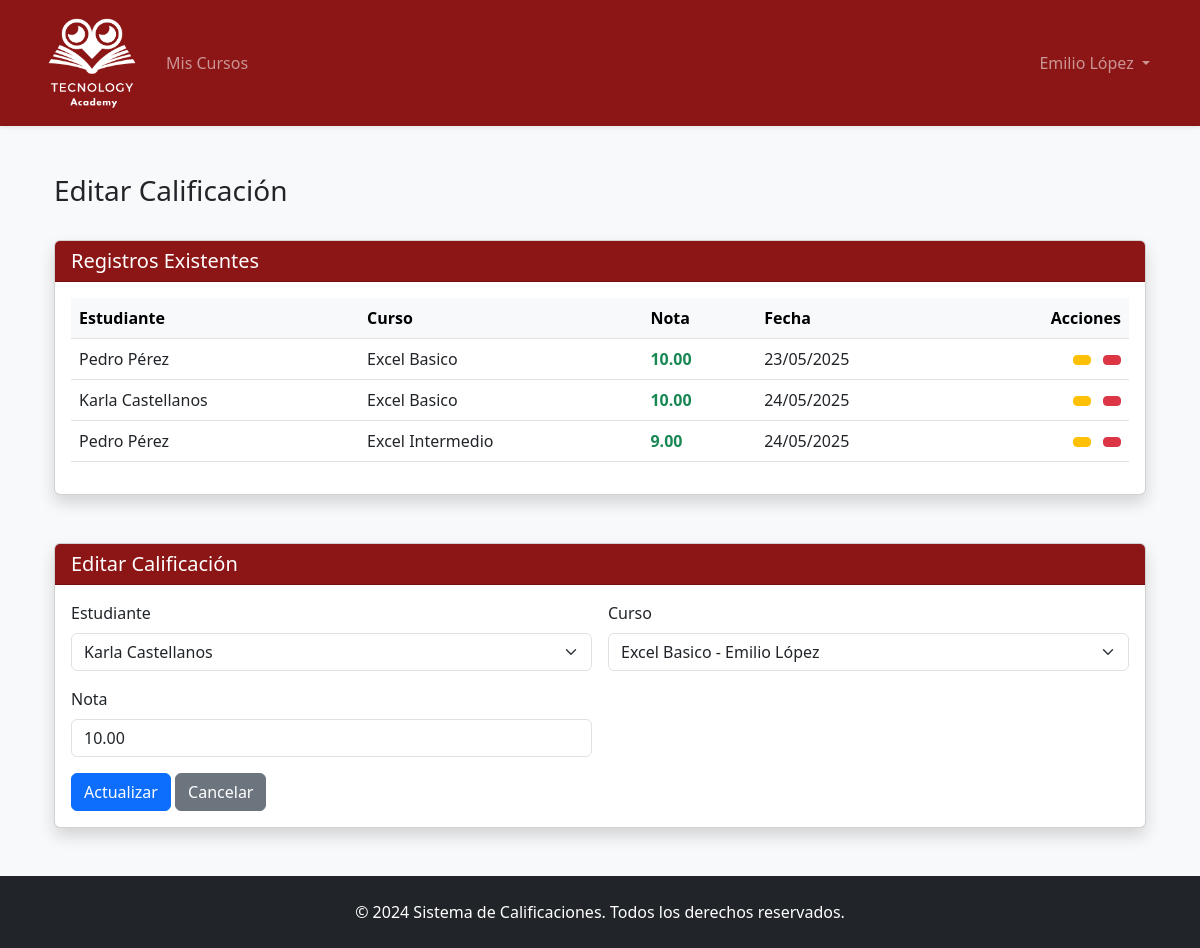
Page /gestion-calificaciones/editar/7/ (signed in) on the committed database.
### calificaciones/models.py (models this page shows)
class UsuarioPersonalizado(AbstractUser):
    ROLES = (
        ('E', 'Estudiante'),
        ('P', 'Profesor'),
        ('A', 'Administrador'),
    )
    rol = models.CharField(max_length=1, choices=ROLES, default='E')

class Calificacion(models.Model):
    estudiante = models.ForeignKey(UsuarioPersonalizado, on_delete=models.CASCADE)
    curso = models.ForeignKey(Curso, on_delete=models.CASCADE)
    nota = models.DecimalField(max_digits=5, decimal_places=2)
    fecha = models.DateField(auto_now_add=True)

class Curso(models.Model):
    nombre = models.CharField(max_length=100)
    codigo = models.CharField(max_length=10, unique=True)
    profesor = models.ForeignKey(UsuarioPersonalizado, on_delete=models.SET_NULL, null=True)

### calificaciones/views.py (the view, shortened to what this page needs)
# urls.py: path('gestion-calificaciones/', views.gestion_calificaciones, name='gestion_calificaciones'),
@login_required
def gestion_calificaciones(request, calificacion_id=None):
    if request.user.rol not in ['P']:
        messages.error(request, 'Acceso restringido a profesores')
        return redirect('dashboard')
    editar = False
    instance = None
    cursos = Curso.objects.all()
    if request.user.rol == 'P':
        cursos = cursos.filter(profesor=request.user)
    estudiantes = UsuarioPersonalizado.objects.filter(rol='E') if request.user.rol == 'P' else None
    calificaciones = Calificacion.objects.filter(curso__profesor=request.user) if request.user.rol == 'P' else Calificacion.objects.all()
    calificaciones = calificaciones.select_related('curso', 'estudiante')
    if calificacion_id:
        instance = get_object_or_404(Calificacion, id=calificacion_id)
        editar = True
        if request.user.rol == 'P' and instance.curso.profesor != request.user:
            messages.error(request, 'No tienes permiso para editar esta calificación')
            return redirect('gestion_calificaciones')
    context = {
        'editar': editar,
        'cursos': cursos,
        'estudiantes': estudiantes,
        'calificaciones': calificaciones,
        'form': instance
    }
    return render(request, 'gestion_calificaciones.html', context)

### templates/gestion_calificaciones.html (shortened to what this page needs)
{% extends 'base.html' %}
{% load static %}
{% block content %}
<div class="container mt-4">
    <div class="d-flex justify-content-between align-items-center mb-4">
        <h3>
            {% if editar %}
                 Editar Calificación
            {% else %}
                <i class="bi bi-journal-plus"></i> Gestión de Calificaciones
            {% endif %}
        </h3>
    </div>
    <div class="card shadow mb-5">
        <div class="card-header bg-dark-red text-white">
            <h5 class="mb-0"> Registros Existentes</h5>
        </div>
        <div class="card-body">
            <div class="table-responsive">
                <table class="table table-hover align-middle">
                    <thead class="table-light">
                        <tr>
                            {% if user.rol == 'P' %}<th>Estudiante</th>{% endif %}
                            <th>Curso</th>
                            <th>Nota</th>
                            <th>Fecha</th>
                            <th class="text-end">Acciones</th>
                        </tr>
                    </thead>
                    <tbody>
                        {% for calificacion in calificaciones %}
                        <tr>
                            {% if user.rol == 'P' %}
                            <td>{{ calificacion.estudiante.get_full_name }}</td>
                            {% endif %}
                            <td>{{ calificacion.curso.nombre }}</td>
                            <td class="fw-bold {% if calificacion.nota >= 6.0 %}text-success{% else %}text-danger{% endif %}">
                                {{ calificacion.nota }}
                            </td>
                            <td>{{ calificacion.fecha|date:"d/m/Y" }}</td>
                            <td class="text-end">
                                <a href="{% url 'editar_calificacion' calificacion.id %}"
                                   class="btn btn-sm btn-warning me-2"
                                   data-bs-toggle="tooltip"
                                   title="Editar">
                                </a>
                                <form method="post"
                                      action="{% url 'eliminar_calificacion' calificacion.id %}"
                                      class="d-inline">
                                    <button type="submit"
                                            class="btn btn-sm btn-danger"
                                            data-bs-toggle="tooltip"
                                            title="Eliminar"
                                            onclick="return confirm('¿Está seguro de eliminar esta calificación?')">
                                    </button>
                                </form>
                            </td>
                        </tr>
                        {% endfor %}
                    </tbody>
                </table>
            </div>
        </div>
    </div>
    {% if request.GET.nueva or editar %}
    <div class="card shadow">
        <div class="card-header bg-dark-red text-white">
            <h5 class="mb-0">
                {% if editar %}Editar{% else %}Nueva{% endif %} Calificación
            </h5>
        </div>
        <div class="card-body">
            <form method="post">
                <div class="row g-3">
                    {% if user.rol == 'P' %}
                    <div class="col-md-6">
                        <label class="form-label">Estudiante</label>
                        <select class="form-select" name="estudiante" required>
                            {% for estudiante in estudiantes %}
                            <option value="{{ estudiante.id }}"
                                {% if form.estudiante.id == estudiante.id %}selected{% endif %}>
                                {{ estudiante.get_full_name }}
                            </option>
                            {% endfor %}
                        </select>
                    </div>
                    {% endif %}
                    <div class="col-md-6">
                        <label class="form-label">Curso</label>
                        <select class="form-select" name="curso" required>
                            {% for curso in cursos %}
                            <option value="{{ curso.id }}"
                                {% if form.curso.id == curso.id %}selected{% endif %}>
                                {{ curso.nombre }}
                                {% if curso.profesor %}
                                - {{ curso.profesor.get_full_name }}
                                {% endif %}
                            </option>
                            {% endfor %}
                        </select>
                    </div>
                    <div class="col-md-6">
                        <label class="form-label">Nota</label>
                        <input type="number"
                               class="form-control"
                               name="nota"
                               step="0.01"
                               min="0"
                               max="10"
                               value="{{ form.nota|default_if_none:'' }}"
                               required
                               placeholder="Ej: 8.5">
                    </div>
                    <div class="col-12">
                        <button type="submit" class="btn btn-primary">
                            {% if editar %}Actualizar{% else %}Guardar{% endif %}
                        </button>
                        {% if editar %}
                        <a href="{% url 'gestion_calificaciones' %}" class="btn btn-secondary">
                             Cancelar
                        </a>
                        {% endif %}
                    </div>
                </div>
            </form>
        </div>
    </div>
    {% endif %}
</div>
{% endblock %}

### templates/base.html (shortened to what this page needs)
{% load static %}
<!DOCTYPE html>
<html lang="es">
<head>
    <link href="https://cdn.jsdelivr.net/npm/bootstrap@5.3.0/dist/css/bootstrap.min.css" rel="stylesheet">
    <link rel="stylesheet" href="{% static 'css/custom.css' %}">
</head>
<body class="bg-light">
    <nav class="navbar navbar-expand-lg navbar-dark bg-dark-red shadow-sm">
        <div class="container">
            <a class="navbar-brand" href="{% url 'dashboard' %}">
                <img src="{% static 'img/logo.png' %}" alt="Logo" height="100">
            </a>
            <div class="collapse navbar-collapse" id="navbarNav">
                <ul class="navbar-nav me-auto">
                    {% if user.is_authenticated %}
                        {% if user.rol == 'E' %}
                            <li class="nav-item">
                                <a class="nav-link" href="{% url 'perfil_estudiante' %}">Mi Boletín</a>
                            </li>
                        {% elif user.rol == 'P' %}
                            <li class="nav-item">
                                <a class="nav-link" href="{% url 'gestion_calificaciones' %}">Mis Cursos</a>
                            </li>
                        {% elif user.rol == 'A' %}
                        <li class="nav-item">
                            <a class="nav-link" href="/admin"> Panel Administrativo</a>
                        </li>
                        {% endif %}
                    {% endif %}
                </ul>
                <ul class="navbar-nav">
                    {% if user.is_authenticated %}
                        <li class="nav-item dropdown">
                            <a class="nav-link dropdown-toggle" href="#" role="button" data-bs-toggle="dropdown">
                                {{ user.get_full_name }}
                            </a>
                        </li>
                    {% else %}
                        <li class="nav-item">
                            <a class="nav-link" href="{% url 'login' %}">Ingresar</a>
                        </li>
                    {% endif %}
                </ul>
            </div>
        </div>
    </nav>
    <main class="container my-5">
        {% block content %}{% endblock %}
    </main>
    <footer class="bg-dark text-white py-4 mt-5">
        <div class="container text-center">
            <p class="mb-0">&copy; 2024 Sistema de Calificaciones. Todos los derechos reservados.</p>
        </div>
    </footer>
</body>
</html>

### static/css/custom.css (style rules this page uses)
:root { --dark-red: #8C1515; --hover-red: #6a0f0f; }
.bg-dark-red { background-color: var(--dark-red) !important; }
.bg-dark-red { background-color: #8C1515; }

### rows in the picture
UsuarioPersonalizado: get_full_name "Emilio López"
Calificacion: estudiante.get_full_name "Pedro Pérez", curso.nombre "Excel Basico", nota "10.00", fecha "23/05/2025"
Calificacion: estudiante.get_full_name "Karla Castellanos", curso.nombre "Excel Basico", nota "10.00", fecha "24/05/2025", estudiante "Karla Castellanos", curso "Excel Basico - Emilio López"
Calificacion: estudiante.get_full_name "Pedro Pérez", curso.nombre "Excel Intermedio", nota "9.00", fecha "24/05/2025"
